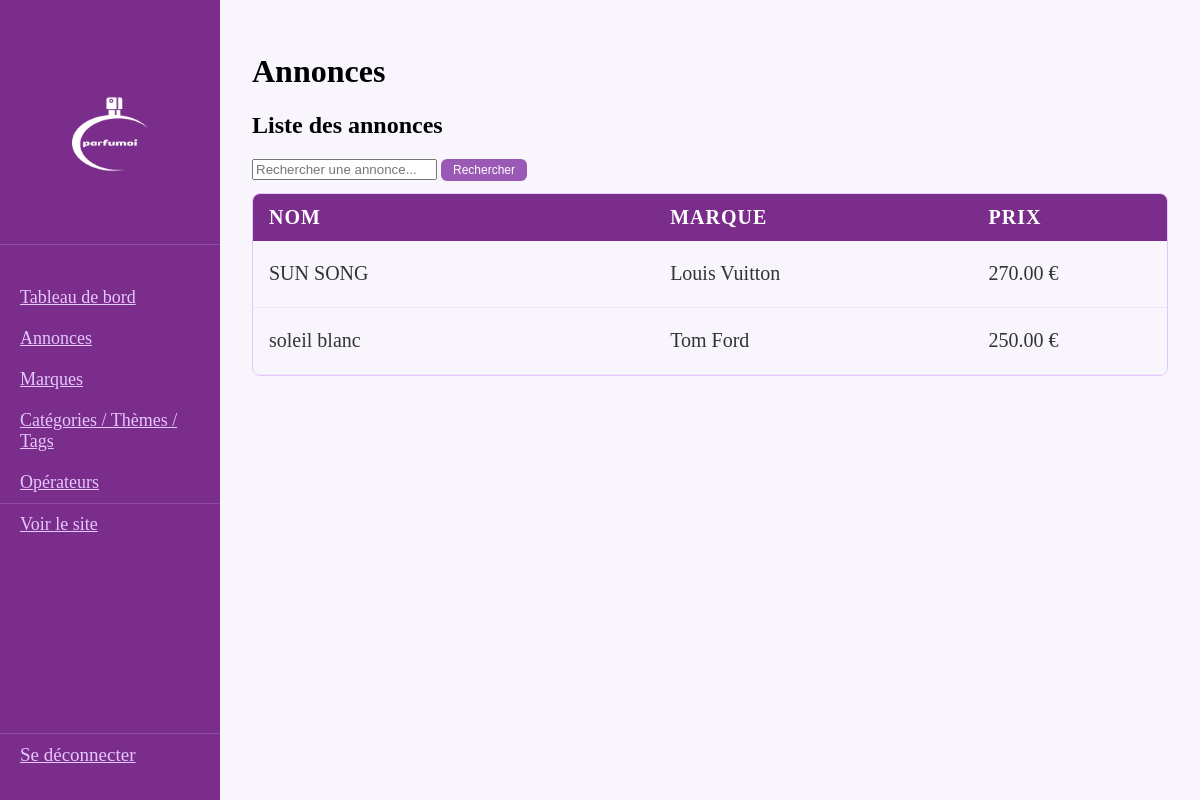
Page /admin/items (signed in) on the committed database.
### tables this page shows
CREATE TABLE `item` (
  `id` int UNSIGNED NOT NULL,
  `slug` varchar(255) NOT NULL,
  `label` varchar(255) NOT NULL,
  `price` decimal(6,2) NOT NULL,
  `operator_id` int UNSIGNED NOT NULL,
  `short_description` text,
  `batch_code` varchar(20) NOT NULL,
  `main_image` varchar(255) DEFAULT NULL,
  `status` varchar(20) DEFAULT 'draft',
  `is_active` tinyint(1) NOT NULL DEFAULT '1',
  `created_at` datetime NOT NULL,
  `updated_at` datetime NOT NULL,
  `category_id` int UNSIGNED NOT NULL,
  `theme_id` int UNSIGNED NOT NULL,
  `brands_id` int NOT NULL,
  `item_condition` enum('neuf','utilise','comme_neuf') NOT NULL,
  `quantity` int NOT NULL,
  `quantity_left` int DEFAULT NULL
);

CREATE TABLE `brands` (
  `id` int NOT NULL,
  `slug` varchar(200) NOT NULL,
  `label` varchar(160) NOT NULL
);

### core/html.php (called while the page is built, shortened)
<?php
function render(string $filepath, array $data = []): string
{
    extract($data);
    require $filepath;
    return ob_get_clean();
}

### app/admin/controllers/items.php (called while the page is built, shortened)
<?php
function items_index($pdo)
{
    $item_edit = null;
    $search = $_GET['search'] ?? '';
    $items  = getAllAdminItems($pdo, $search);
    return render(__DIR__ . '/../views/items.php', [
        'items'     => $items,
        'item_edit' => $item_edit,
        'search'    => $search,
    ]);
}

### core/router.php (called while the page is built, shortened)
<?php
function run(array $route, string $base_path, $pdo): string
{
    $function_name = $route['entity'] . '_' . $route['action'];
    return $function_name($pdo);
}

### index.php (called while the page is built, shortened)
<?php
require __DIR__ . '/core/router.php';
require __DIR__ . '/core/html.php';
require __DIR__ . '/config/database.php';
require_once __DIR__ . '/app/admin/models/item.php';
$base = __DIR__ . '/app';
$segments = http_in($_SERVER['REQUEST_URI']);
if (isset($segments[0]) && $segments[0] === 'admin') {
    $base = __DIR__ . '/app/admin';
    array_shift($segments);
}
$route = route($segments);
$main = run($route, $base, $pdo);
exit;

### app/admin/models/item.php (called while the page is built, shortened)
<?php
function getAllAdminItems($pdo, $search = '')
{
    $sql = "SELECT item.*, brands.label AS brand_name,
            operator.firstname, operator.lastname,
            category.label AS category_label,
            theme.label AS theme_label
            FROM item
            LEFT JOIN brands ON item.brands_id = brands.id
            LEFT JOIN operator ON item.operator_id = operator.id
            LEFT JOIN category ON item.category_id = category.id
            LEFT JOIN theme ON item.theme_id = theme.id
            WHERE item.label LIKE ?
            AND item.status != 'deleted'
            ORDER BY item.id DESC";
    $stmt = $pdo->prepare($sql);
    $stmt->execute(['%' . $search . '%']);
    return $stmt->fetchAll();
}

### app/admin/views/items.php (the view, shortened to what this page needs)
<h1>Annonces</h1>
<section>
    <h2>Liste des annonces</h2>
    <form method="get">
        <input type="text" name="search" placeholder="Rechercher une annonce..." value="<?= htmlspecialchars($search) ?>">
        <button type="submit" class="btn-modifier">Rechercher</button>
    </form>
    <div class="table-wrapper">
        <table class="admin-table">
            <thead>
                <tr>
                    <th>Nom</th>
                    <th>Marque</th>
                    <th>Prix</th>
                </tr>
            </thead>
            <tbody>
                <?php foreach ($items as $item): ?>
                <tr>
                    <td data-label="Nom"><?= htmlspecialchars($item['label']) ?></td>
                    <td data-label="Marque"><?= htmlspecialchars($item['brand_name'] ?? '') ?></td>
                    <td data-label="Prix"><?= htmlspecialchars($item['price']) ?> €</td>
                </tr>
                <?php endforeach; ?>
            </tbody>
        </table>
    </div>
</section>

### public/css/admin.css (style rules this page uses)
body.admin { margin: 0; padding: 0; }
.table-wrapper { overflow-x: auto; overflow-y: auto; border-radius: 8px; border: 1px solid #E4C7FC; margin-top: 12px; max-width: 100%; }
.admin-table { width: 100%; border-collapse: collapse; table-layout: fixed; }
.admin-table thead th:nth-child(1) { width: 45%; }
.admin-table thead th:nth-child(2) { width: 35%; }
.admin-table thead th:nth-child(3) { width: 20%; }
.admin-table thead { background-color: #7B2D8B; position: sticky; top: 0; }
.admin-table thead th { padding: 12px 16px; color: white; font-size: 20px; text-transform: uppercase; letter-spacing: 1px; text-align: left; }
.admin-table tbody tr:nth-child(even) { background-color: #f9f5fc; }
.admin-table tbody td { padding: 10px 16px; font-size: 20px; color: #333; border-bottom: 1px solid #f0e8f8; }
.btn-modifier { background-color: #9B59B6; color: white; border: none; padding: 4px 12px; border-radius: 6px; font-size: 12px; cursor: pointer; margin-right: 4px; text-decoration: none; }

### rows in the picture
item: label "SUN SONG", brands.label "Louis Vuitton", price "270.00"
item: label "soleil blanc", brands.label "Tom Ford", price "250.00"
